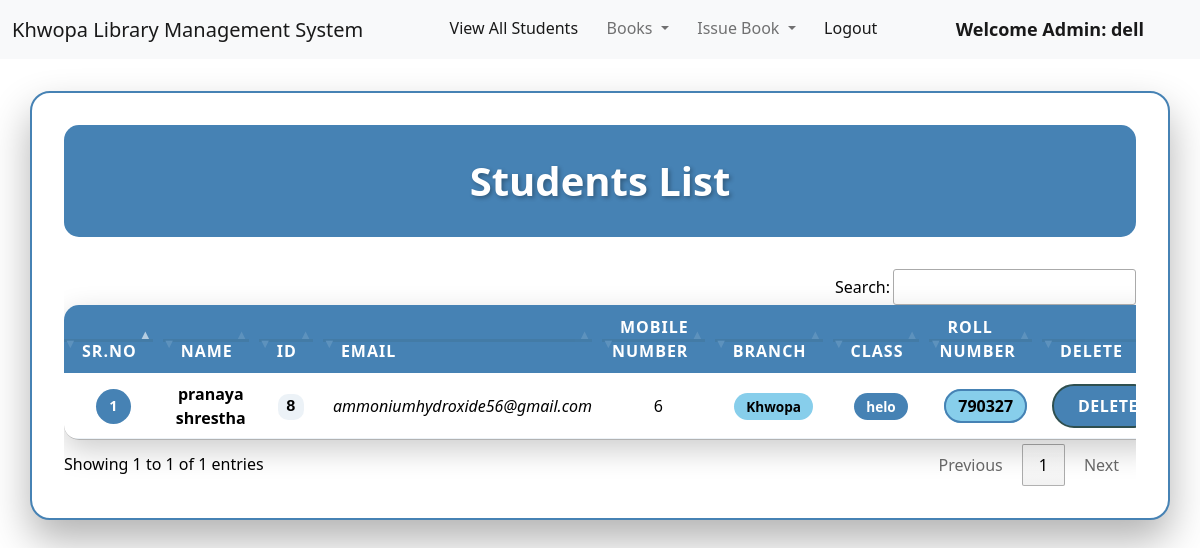
Page /view_students/ (signed in) on the earlier database version.
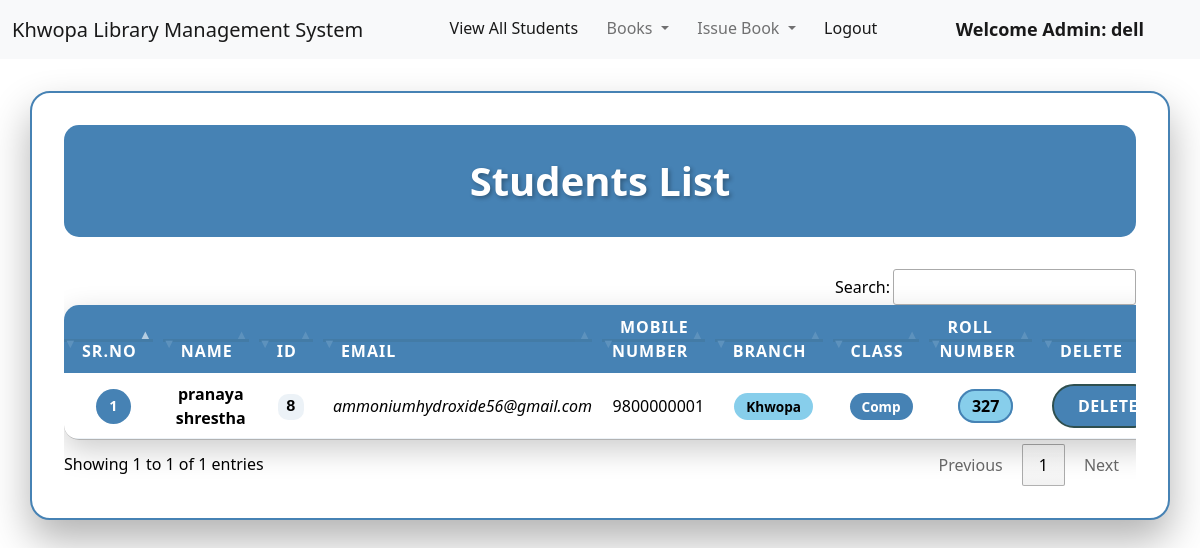
Same page on the later database version.
### library/models.py (models this page shows, shortened)
class Student(models.Model):
    user = models.OneToOneField(User, on_delete=models.CASCADE)
    classroom = models.CharField(max_length=10)
    branch = models.CharField(max_length=10)
    roll_no = models.CharField(max_length=3, blank=True)
    phone = models.CharField(max_length=10, blank=True)
    image = models.ImageField(upload_to="", blank=True)

### library/views.py (the view)
# urls.py: path("view_students/", views.view_students, name="view_students"),
@login_required(login_url = '/admin_login')
def view_students(request):
    students = Student.objects.all()
    return render(request, "view_students.html", {'students':students})

### library/templates/view_students.html (shortened to what this page needs)
{% extends 'admin_navbar.html' %}
{% load static %}
{% block body %}
    <div class="container nepal-container">
        <div class="nepal-header">
            <h1>
                Students List
            </h1>
        </div>
        <div class="table-responsive">
            <table class="table nepal-table" id="example">
                <thead>
                    <tr class="text-center">
                        <th>Sr.No</th>
                        <th>Name</th>
                        <th>ID</th>
                        <th>Email</th>
                        <th>Mobile Number</th>
                        <th>Branch</th>
                        <th>Class</th>
                        <th>Roll Number</th>
                        <th>Delete</th>
                    </tr>
                </thead>
                <tbody>
                    {% for student in students %}
                    <tr class="text-center">
                        <td><span class="serial-number">{{forloop.counter}}</span></td>
                        <td class="student-name">{{student.user.get_full_name}}</td>
                        <td><span class="student-id">{{student.user.id}}</span></td>
                        <td class="student-email">{{student.user.email}}</td>
                        <td>{{student.phone}}</td>
                        <td><span class="branch-badge">{{student.branch}}</span></td>
                        <td><span class="class-badge">{{student.classroom}}</span></td>
                        <td><span class="roll-number">{{student.roll_no}}</span></td>
                        <td>
                            <a href="/delete_student/{{student.id}}/" class="nepal-btn-delete" onclick="return confirm('Are you sure you want to delete this student?')">
                                Delete
                            </a>
                        </td>
                    </tr>
                    {% endfor %}
                </tbody>
            </table>
        </div>
    </div>
{% endblock %}

Differences in the rows shown:
changed Student "Khwopa": phone "6" → "9800000001"; classroom "helo" → "Comp"; roll_no "790327" → "327"
